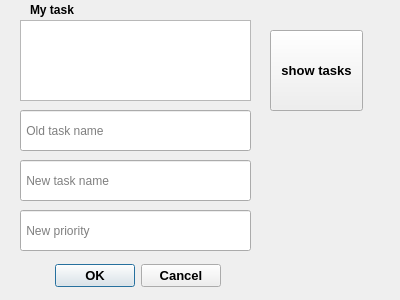
<?xml version="1.0" encoding="UTF-8"?>
<ui version="4.0">
 <class>dialog_edit_task</class>
 <widget class="QDialog" name="dialog_edit_task">
  <property name="geometry">
   <rect>
    <x>0</x>
    <y>0</y>
    <width>400</width>
    <height>300</height>
   </rect>
  </property>
  <property name="windowTitle">
   <string>Dialog</string>
  </property>
  <widget class="QDialogButtonBox" name="buttonBox">
   <property name="geometry">
    <rect>
     <x>-30</x>
     <y>260</y>
     <width>251</width>
     <height>31</height>
    </rect>
   </property>
   <property name="font">
    <font>
     <pointsize>10</pointsize>
     <bold>true</bold>
    </font>
   </property>
   <property name="orientation">
    <enum>Qt::Horizontal</enum>
   </property>
   <property name="standardButtons">
    <set>QDialogButtonBox::Cancel|QDialogButtonBox::Ok</set>
   </property>
  </widget>
  <widget class="QLineEdit" name="new_name_of_task_input">
   <property name="geometry">
    <rect>
     <x>20</x>
     <y>160</y>
     <width>231</width>
     <height>41</height>
    </rect>
   </property>
   <property name="placeholderText">
    <string> New task name</string>
   </property>
  </widget>
  <widget class="QLineEdit" name="new_priority_input">
   <property name="geometry">
    <rect>
     <x>20</x>
     <y>210</y>
     <width>231</width>
     <height>41</height>
    </rect>
   </property>
   <property name="placeholderText">
    <string> New priority</string>
   </property>
  </widget>
  <widget class="QLineEdit" name="old_name_of_task_input">
   <property name="geometry">
    <rect>
     <x>20</x>
     <y>110</y>
     <width>231</width>
     <height>41</height>
    </rect>
   </property>
   <property name="placeholderText">
    <string> Old task name</string>
   </property>
  </widget>
  <widget class="QLabel" name="old_name_input_lbl">
   <property name="geometry">
    <rect>
     <x>30</x>
     <y>0</y>
     <width>91</width>
     <height>20</height>
    </rect>
   </property>
   <property name="font">
    <font>
     <pointsize>9</pointsize>
     <bold>true</bold>
    </font>
   </property>
   <property name="text">
    <string>My task</string>
   </property>
  </widget>
  <widget class="QListWidget" name="listWidget">
   <property name="geometry">
    <rect>
     <x>20</x>
     <y>20</y>
     <width>231</width>
     <height>81</height>
    </rect>
   </property>
  </widget>
  <widget class="QPushButton" name="show_tasks">
   <property name="geometry">
    <rect>
     <x>270</x>
     <y>30</y>
     <width>93</width>
     <height>81</height>
    </rect>
   </property>
   <property name="font">
    <font>
     <pointsize>10</pointsize>
     <bold>true</bold>
    </font>
   </property>
   <property name="text">
    <string>show tasks</string>
   </property>
  </widget>
 </widget>
 <resources/>
 <connections>
  <connection>
   <sender>buttonBox</sender>
   <signal>accepted()</signal>
   <receiver>dialog_edit_task</receiver>
   <slot>accept()</slot>
   <hints>
    <hint type="sourcelabel">
     <x>248</x>
     <y>254</y>
    </hint>
    <hint type="destinationlabel">
     <x>157</x>
     <y>274</y>
    </hint>
   </hints>
  </connection>
  <connection>
   <sender>buttonBox</sender>
   <signal>rejected()</signal>
   <receiver>dialog_edit_task</receiver>
   <slot>reject()</slot>
   <hints>
    <hint type="sourcelabel">
     <x>316</x>
     <y>260</y>
    </hint>
    <hint type="destinationlabel">
     <x>286</x>
     <y>274</y>
    </hint>
   </hints>
  </connection>
 </connections>
</ui>
